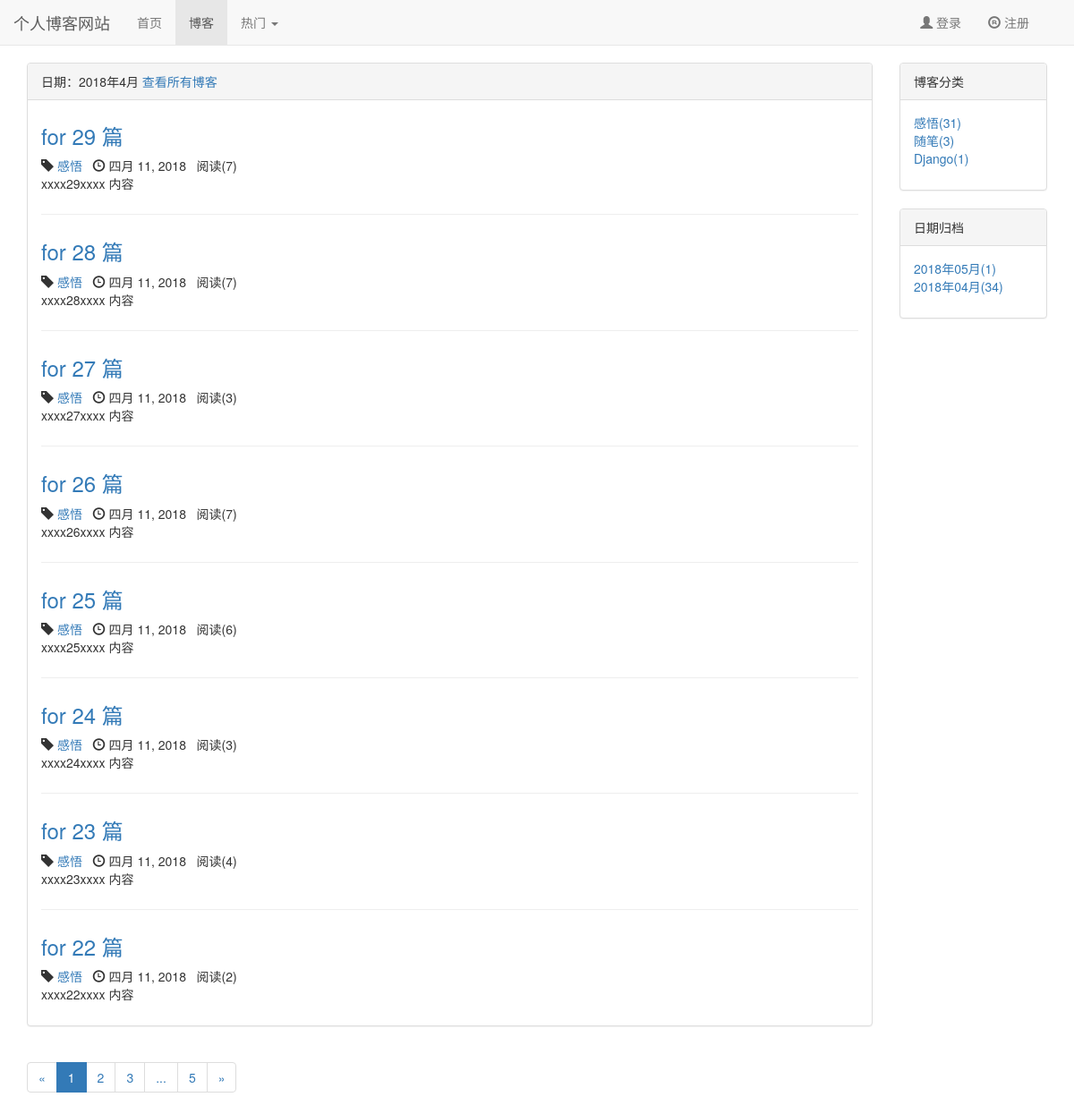
Page /blog/date/2018/4 on the committed database.
### apps/blog/models.py (models this page shows, shortened)
class Blog(models.Model, ReadNumExpandMethod):
	title = models.CharField(max_length=50)
	content = RichTextUploadingField()
	author = models.ForeignKey(User, on_delete=models.DO_NOTHING)
	blog_type = models.ForeignKey(BlogType, on_delete=models.DO_NOTHING)
	created_time = models.DateTimeField(auto_now_add=True)
	last_update_time = models.DateTimeField(auto_now=True)
	read_details = GenericRelation(ReadDetail)
	class Meta:
		ordering = ['-created_time']

class BlogType(models.Model):
	type_name = models.CharField(max_length=50)

### apps/read_statistics/models.py (models this page shows)
class ReadNum(models.Model):
	read_num = models.IntegerField(default=0)
	content_type = models.ForeignKey(ContentType, on_delete=models.DO_NOTHING)
	object_id = models.PositiveIntegerField()
	content_object = GenericForeignKey('content_type', 'object_id')

### apps/blog/views.py (the view)
# urls.py: path('date/<int:year>/<int:month>', views.blogs_with_date, name='blogs_with_date'),
def blogs_with_date(request, year, month):
	blogs_all = Blog.objects.filter(created_time__year=year, created_time__month=month)
	context = blogs_common_data(request, blogs_all)
	context['blogs_with_date'] = '%s年%s月' % (year, month)
	return render(request, 'blog/blogs_with_date.html', context)

### apps/read_statistics/models.py (called while the page is built)
	def get_read_num(self):
		try:
			ct = ContentType.objects.get_for_model(self)
			readnum = ReadNum.objects.get(content_type=ct, object_id=self.pk)
			return readnum.read_num
		except exceptions.ObjectDoesNotExist:
			return 0

### templates/blog/blogs_with_date.html (shortened to what this page needs)
{% extends 'blog/blog_list.html' %}
{% block blog_list_title %}
    日期：{{ blogs_with_date }}
    <a href="{% url 'blog_list' %}">查看所有博客</a>
{% endblock blog_list_title %}

### templates/blog/blog_list.html (shortened to what this page needs)
{% extends 'base.html' %}
{% load staticfiles %}
{% block header_extends %}
    <link rel="stylesheet" href="{% static 'css/blog/blog.css' %}">
{% endblock header_extends %}
{% block nav_blog_active %}
    active
{% endblock nav_blog_active %}
{% block content %}
    <div class="container">
        <div class="row">
            <div class="col-xs-12 col-sm-10 col-md-10 col-lg-10">
                <div class="panel panel-default">
                    <div class="panel-heading">{% block blog_list_title %}博客列表{% endblock blog_list_title %}</div>
                    <div class="panel-body">
                        {% for blog in page_of_blogs.object_list %}
                            <div class="blog">
                                <a href="{% url 'blog_detail' blog.pk %}">
                                    <h3>{{ blog.title }}</h3>
                                </a>
                                <p class="blog-info">
                                    <span class="glyphicon glyphicon-tag"></span> <a
                                        href="{% url 'blogs_with_type' blog.blog_type.pk %}">{{ blog.blog_type.type_name }}</a>&nbsp;&nbsp;
                                    <span class="glyphicon glyphicon-time"></span> {{ blog.created_time|date }}&nbsp;&nbsp;
                                    阅读({{ blog.get_read_num }})
                                </p>
                                <p>{{ blog.content|safe|striptags|truncatechars:120 }}</p>
                            </div>
                        {% empty %}
                            <div class="blog">
                                <h3>--暂无博客，敬请期待--</h3>
                            </div>
                        {% endfor %}
                    </div>
                </div>
                <div>
                    <ul class="pagination">
                        <li>
                            {% if page_of_blogs.has_previous %}
                                <a href="?page={{ page_of_blogs.previous_page_number }}" aria-label="Previous">
                                    <span aria-hidden="true">&laquo;</span>
                                </a>
                            {% else %}
                                <span aria-hidden="true">&laquo;</span>
                            {% endif %}
                        </li>
                        {% for page_num in page_range %}
                            {% if page_num == page_of_blogs.number %}
                                <li class="active"><a href="?page={{ page_num }}">{{ page_num }} </a></li>
                            {% else %}
                                {% if page_num == '...' %}
                                    <li><span>{{ page_num }}</span></li>
                                {% else %}
                                    <li><a href="?page={{ page_num }}">{{ page_num }} </a></li>
                                {% endif %}
                            {% endif %}
                        {% endfor %}
                        <li>
                            {% if page_of_blogs.has_next %}
                                <a href="?page={{ page_of_blogs.next_page_number }}" aria-label="Next">
                                    <span aria-hidden="true">&raquo;</span>
                                </a>
                            {% else %}
                                <span aria-hidden="true">&raquo;</span>
                            {% endif %}
                        </li>
                    </ul>
                </div>
            </div>
            <div class="hidden-xs col-sm-2 col-md-2 col-lg-2">
                <div class="panel panel-default">
                    <div class="panel-heading">博客分类</div>
                    <div class="panel-body">
                        <ul class="blog-types">
                            {% for blog_type in blog_types %}
                                <li>
                                    <a href="{% url 'blogs_with_type' blog_type.pk %}">{{ blog_type.type_name }}({{ blog_type.blog_count }})</a>
                                </li>
                            {% empty %}
                                <li>暂无分类</li>
                            {% endfor %}
                        </ul>
                    </div>
                </div>
                <div class="panel panel-default">
                    <div class="panel-heading">
                        日期归档
                    </div>
                    <div class="panel-body">
                        <ul>
                            {% for date,value in blog_dates.items %}
                                <li>
                                    <a href="{% url 'blogs_with_date' date.year date.month %}">{{ date|date:'Y年m月' }}({{ value }})</a>
                                </li>
                            {% endfor %}
                        </ul>
                    </div>
                </div>
            </div>
        </div>
    </div>
{% endblock content %}

### static/css/base.css (style rules this page uses)
* { margin: 0; padding: 0; }
body { margin-top: 70px !important; }
ul { list-style-type: none !important; }

### static/css/blog/blog.css (style rules this page uses)
ul.blog-types { list-style-type: none; }
div.blog:not(:last-child) { margin-bottom: 2em; padding-bottom: 1em; border-bottom: 1px solid #eee; }
div.blog h3 { margin-top: 0.5em; }
div.blog p.blog-info { margin-bottom: 0; }

### rows in the picture
Blog: title "for 29 篇", blog_type.type_name "感悟", created_time "四月 11, 2018", get_read_num "7", content "xxxx29xxxx 内容"
Blog: title "for 28 篇", blog_type.type_name "感悟", created_time "四月 11, 2018", get_read_num "7", content "xxxx28xxxx 内容"
Blog: title "for 27 篇", blog_type.type_name "感悟", created_time "四月 11, 2018", get_read_num "3", content "xxxx27xxxx 内容"
Blog: title "for 26 篇", blog_type.type_name "感悟", created_time "四月 11, 2018", get_read_num "7", content "xxxx26xxxx 内容"
Blog: title "for 25 篇", blog_type.type_name "感悟", created_time "四月 11, 2018", get_read_num "6", content "xxxx25xxxx 内容"
Blog: title "for 24 篇", blog_type.type_name "感悟", created_time "四月 11, 2018", get_read_num "3", content "xxxx24xxxx 内容"
Blog: title "for 23 篇", blog_type.type_name "感悟", created_time "四月 11, 2018", get_read_num "4", content "xxxx23xxxx 内容"
Blog: title "for 22 篇", blog_type.type_name "感悟", created_time "四月 11, 2018", get_read_num "2", content "xxxx22xxxx 内容"
BlogType: type_name "感悟", blog_count "31"
BlogType: type_name "随笔", blog_count "3"
BlogType: type_name "Django", blog_count "1"

### other values in the picture
{{ blogs_with_date }} "2018年4月"
{{ page_num }} "1"
{{ page_num }} "2" "3" "5"
{{ page_num }} "..."
{{ date|date:'Y年m月' }} "2018年05月" "2018年04月"
{{ value }} "1" "34"
